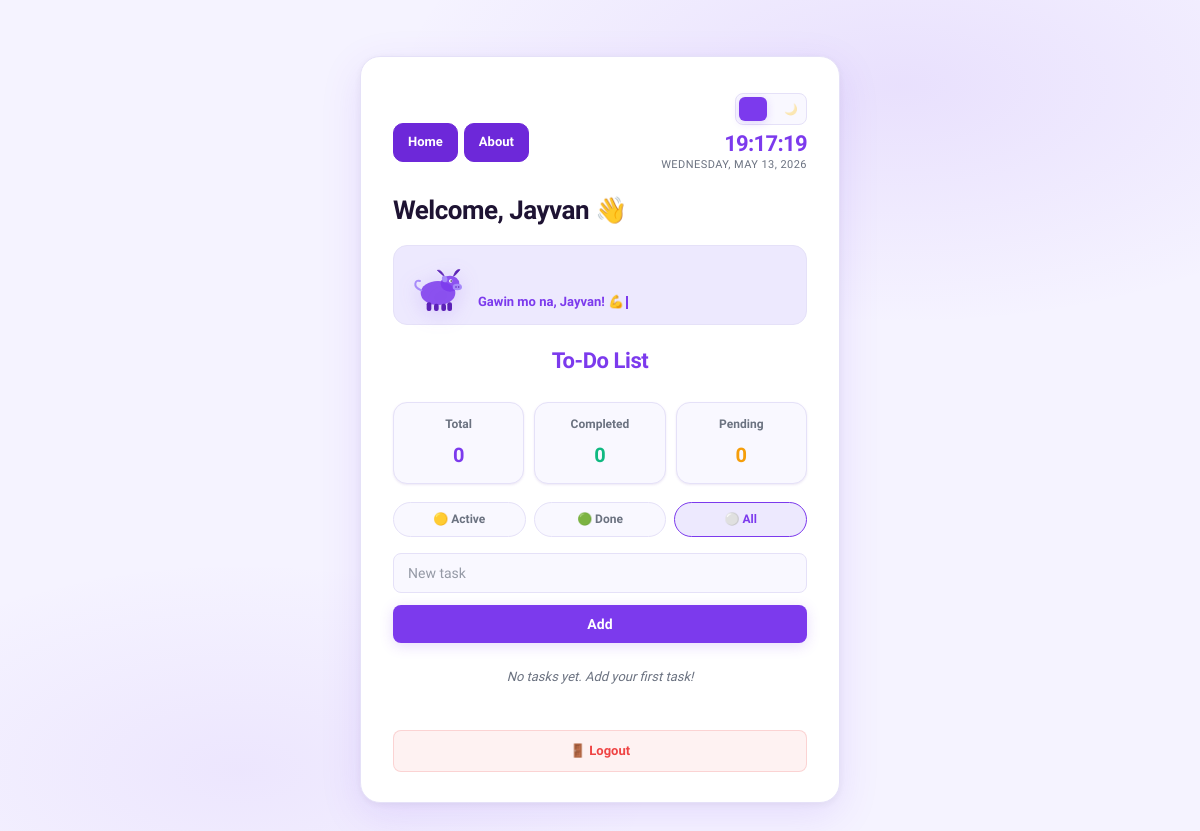
/home (signed in), run on an earlier commit of the app's database.
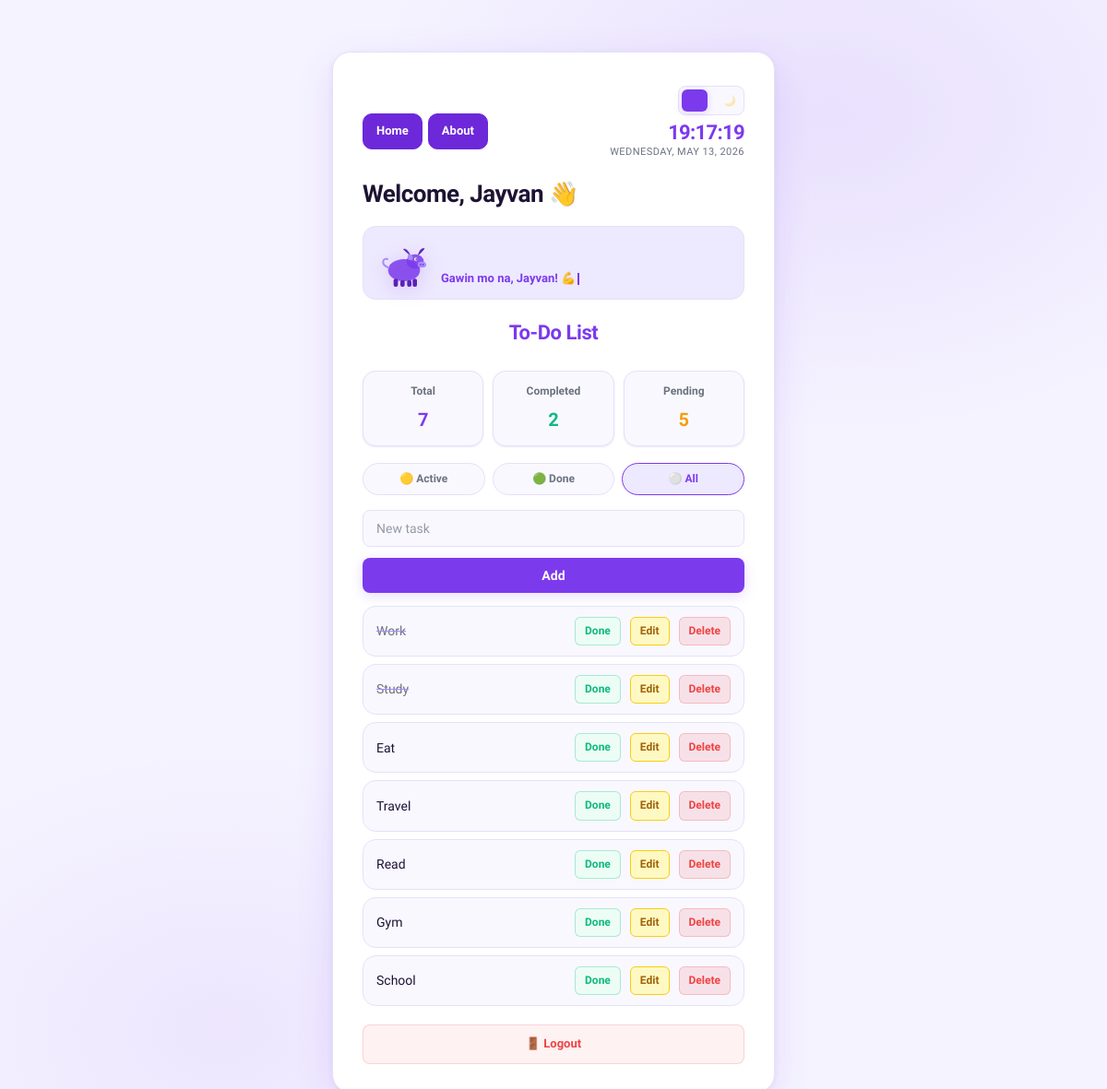
And on a later commit of the database.
### tables this page shows
CREATE TABLE tasks (
        id INTEGER PRIMARY KEY AUTOINCREMENT,
        user_id INTEGER,
        text TEXT,
        done INTEGER
    );

### app.py (the view)
@app.route("/home")
@login_required
def home():
    filter_type = request.args.get("filter", "all")
    user_id = session["user_id"]
    with get_db() as conn:
        if filter_type == "active":
            tasks = conn.execute(
                "SELECT * FROM tasks WHERE user_id = ? AND done = 0",
                (user_id,)
            ).fetchall()
        elif filter_type == "done":
            tasks = conn.execute(
                "SELECT * FROM tasks WHERE user_id = ? AND done = 1",
                (user_id,)
            ).fetchall()
        else:
            filter_type = "all"
            tasks = conn.execute(
                "SELECT * FROM tasks WHERE user_id = ?",
                (user_id,)
            ).fetchall()
        all_tasks = conn.execute(
            "SELECT done FROM tasks WHERE user_id = ?",
            (user_id,)
        ).fetchall()
    total_tasks = len(all_tasks)
    completed_tasks = sum(1 for t in all_tasks if t["done"] == 1)
    pending_tasks = total_tasks - completed_tasks
    return render_template(
        "home.html",
        user=session["username"],
        tasks=tasks,
        current_filter=filter_type,
        total=total_tasks,
        completed=completed_tasks,
        pending=pending_tasks
    )

### app.py (called while the page is built)
def get_db():
    conn = sqlite3.connect(DB)
    conn.row_factory = sqlite3.Row
    return conn

def login_required(f):
    @wraps(f)
    def decorated(*args, **kwargs):
        if "user_id" not in session:
            flash("Please log in first.", "error")
            return redirect(url_for("login"))
        return f(*args, **kwargs)
    return decorated

### templates/home.html (shortened to what this page needs)
<!DOCTYPE html>
<html lang="en">
<head>
    <link rel="stylesheet" href="{{ url_for('static', filename='css/style.css') }}">
</head>
<body>
<div class="container">
<div class="top-bar">
    <div class="nav-links">
        <a href="/home">Home</a>
        <a href="/about">About</a>
    </div>
    <div class="right-side">
        <div class="theme-switch">
            <label for="darkToggle" class="switch">
                <span class="icon light">☀️</span>
                <span class="icon dark">🌙</span>
                <span class="slider"></span>
            </label>
        </div>
        <div class="datetime-widget">
            <span class="dt-time" id="dtTime">--:--:--</span>
            <span class="dt-date" id="dtDate">---</span>
        </div>
    </div>
</div>
        <h1 class="welcome">Welcome, {{ user }} 👋</h1>
        <div class="carabao-guide">
            <div class="carabao-message">
                <span id="carabaoText"></span><span class="typewriter-cursor"></span>
            </div>
        </div>
        <h2 class="title">To-Do List</h2>
        <div class="stats-container">
        <div class="stat-card total">
        <h3>Total</h3>
        <p>{{ total }}</p>
        </div>
        <div class="stat-card completed">
        <h3>Completed</h3>
        <p>{{ completed }}</p>
        </div>
        <div class="stat-card pending">
        <h3>Pending</h3>
        <p>{{ pending }}</p>
        </div>
    </div>
        <div class="filter-buttons">
            <a href="/home?filter=active" class="{{ 'active-filter' if current_filter == 'active' else '' }}">🟡 Active</a>
            <a href="/home?filter=done" class="{{ 'active-filter' if current_filter == 'done' else '' }}">🟢 Done</a>
            <a href="/home" class="{{ 'active-filter' if current_filter == 'all' else '' }}">⚪ All</a>
        </div>
        <form action="/add" method="POST">
            <input name="task" placeholder="New task" required>
            <button type="submit">Add</button>
        </form>
        {% if tasks|length == 0 %}
            <p class="empty-task">No tasks yet. Add your first task!</p>
        {% endif %}
        <ul>
            {% for task in tasks %}
            <li>
                <span>
                    {% if task[3] %}
                        <strike>{{ task[2] }}</strike>
                    {% else %}
                        {{ task[2] }}
                    {% endif %}
                </span>
                <div class="task-actions">
                    <a href="/done/{{ task[0] }}">Done</a>
                    <a href="/edit/{{ task[0] }}">Edit</a>
                    <a href="#" data-id="{{ task[0] }}" onclick="openDeleteModal(this)">Delete</a>
                </div>
            </li>
            {% endfor %}
        </ul>
        <a href="/logout" class="logout-btn">🚪 Logout</a>
    </div>
</body>
</html>

What changed in the data, as far as the page shows it:
now on this page (row edited): tasks: text "Work"
added tasks: text "Study"
added tasks: text "Eat"
now on this page (row edited): tasks: text "Travel"
now on this page (row edited): tasks: text "Read"
added tasks: text "Gym"
added tasks: text "School"
Also different on the page:
{{ total }}: "0" → "7"
{{ completed }}: "0" → "2"
{{ pending }}: "0" → "5"
text no longer shown: "No tasks yet. Add your first task!"
